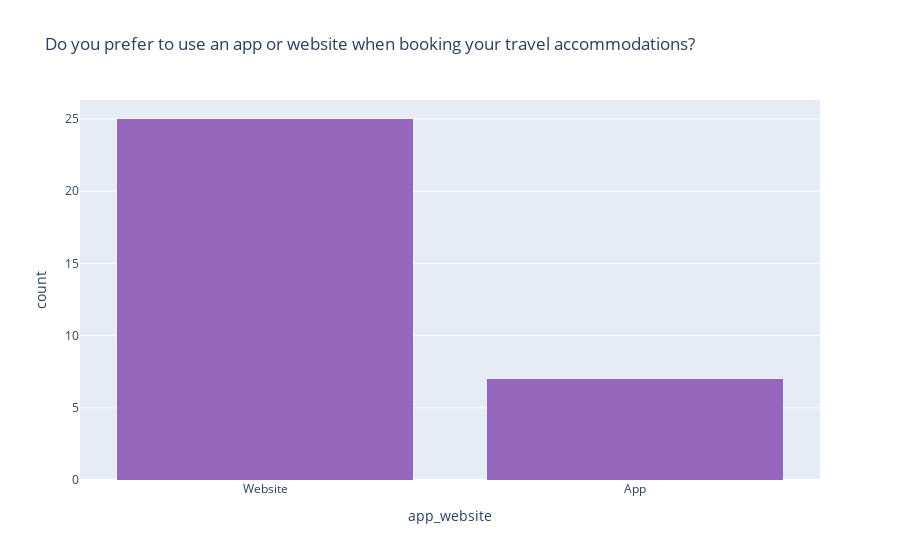

Write notebook code for a chart like this one.
### Code cell
# plotly 
fig = px.histogram(df1, x= 'app_website', nbins = 9,
                   title='Do you prefer to use an app or website when booking your travel accommodations?',
                   color_discrete_sequence=['#9467bd'],
                   )
fig.show()

### Figure 1 — Plotly figure (JSON) as saved in the notebook; plotly's stock layout.template omitted (floating-point values rounded to 4 significant figures)
{"data": [{"alignmentgroup": "True", "bingroup": "x", "hovertemplate": "app_website=%{x}<br>count=%{y}<extra></extra>", "legendgroup": "", "marker": {"color": "#9467bd"}, "name": "", "nbinsx": 9, "offsetgroup": "", "orientation": "v", "showlegend": false, "type": "histogram", "x": ["Website", "Website", "Website", "Website", "Website", "Website", "Website", "Website", "Website", "App", "App", "Website", "Website", "Website", "Website", "Website", "App", "Website", "App", "Website", "Website", "Website", "Website", "Website", "Website", "Website", "Website", "Website", "Website", "App", "App", "App"], "xaxis": "x", "yaxis": "y"}], "layout": {"autosize": true, "barmode": "relative", "legend": {"tracegroupgap": 0}, "title": {"text": "Do you prefer to use an app or website when booking your travel accommodations?"}, "xaxis": {"anchor": "y", "autorange": true, "domain": [0, 1], "range": [-0.5, 1.5], "title": {"text": "app_website"}, "type": "category"}, "yaxis": {"anchor": "x", "autorange": true, "domain": [0, 1], "range": [0, 26.32], "title": {"text": "count"}}}}
